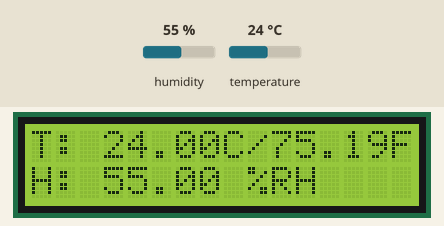
Recording of a sketch running on a simulated Arduino Uno, built with avr-gcc and run on an emulated ATmega328P. Shown: 16×2 character LCD. The inputs (shaded band) are chosen by the test bench; at power-on: temperature 24 °C, humidity 55 %.

Above: at 1.3 s.
1.4 s: temperature set to 41 °C
At 3.3 s:
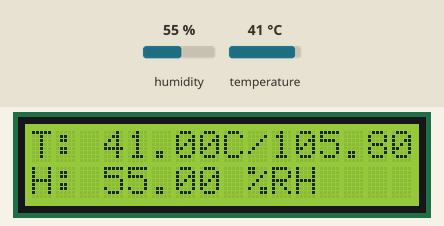
4.1 s: humidity set to 22 %
At 5.4 s:
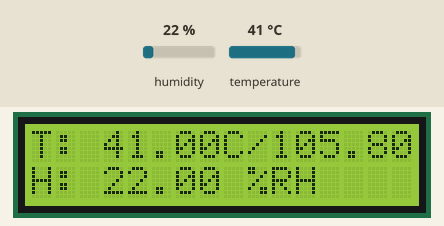
6.8 s: humidity set to 40 %
At 9.2 s:
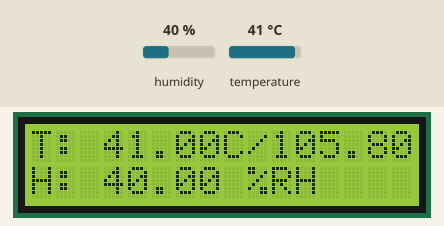
9.7 s: temperature set to 12 °C
At 10.9 s:
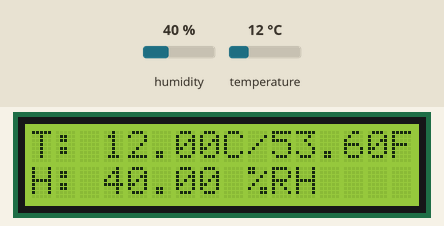
Timing chart, 0 to 12.7 s (numbered marks = the images above; inputs shaded):
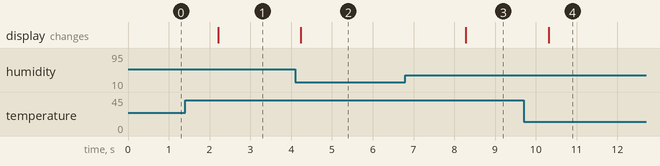

Measured:
- after the input at 1.4 s, the display: changes after 0.82 s (image 1)
- after the input at 4.1 s, the display: changes after 0.13 s (image 2)
- after the input at 6.8 s, the display: changes after 1.5 s (image 3)
- after the input at 9.7 s, the display: changes after 0.62 s (image 4)

The sketch:

act8_humiture.ino
```cpp
#include <LiquidCrystal_I2C.h>
#include <Arduino.h>
#include <Adafruit_Sensor.h>
#include <DHT.h>

#define DHTPIN 3
#define DHTTYPE DHT11

DHT dht(DHTPIN, DHTTYPE);
LiquidCrystal_I2C lcd(0x27, 16, 2);

char temp[14];
char humid[14];

#define countof(a) (sizeof(a) / sizeof(a[0]))

void setup() {
  dht.begin();

  lcd.begin(16, 2);
  lcd.init();
  lcd.backlight();

  lcd.setCursor(0, 0);
  lcd.print("T: ");

  lcd.setCursor(0, 1);
  lcd.print("H: ");

  Serial.begin(115200);
}

void loop() {
  // pass true for fahrenheit
  float newTc = dht.readTemperature();
  float newTf = dht.readTemperature(true);
  lcd.setCursor(3, 0);
  if (isnan(newTc)) {
    sprintf(temp, "%s", "ERROR");
  } else {
    snprintf_P(temp, sizeof(temp), PSTR("%d.%02d%s/%d.%02d%s"), (int)newTc, (int)(newTc * 100) % 100, "C", (int)newTf, (int)(newTf * 100) % 100, "F");
  }
  lcd.print(temp);

  // Read Humidity
  // if humidity read failed, don't change h value
  float newH = dht.readHumidity();
  lcd.setCursor(3, 1);
  if (isnan(newH)) {
    sprintf(humid, "%s", "ERROR");
  } else {
    snprintf_P(humid, sizeof(humid), PSTR("%d.%02d %s"), (int)newH, (int)(newH * 100) % 100, "%RH");
  }
  lcd.print(humid);
}
```
